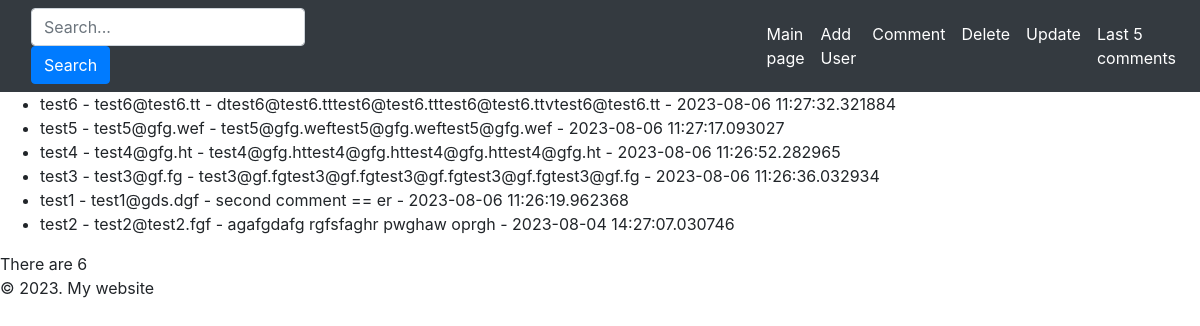
The page / on the database its author committed.
### app.py (models this page shows, shortened)
class UserComments(db.Model):
    id = db.Column(db.Integer, primary_key=True)
    username = db.Column(db.String(100), nullable=False)
    user_email = db.Column(db.String(100), nullable=False)
    password = db.Column(db.String(100), nullable=False)
    comment = db.Column(db.String(1000), nullable=False)
    date_posted = db.Column(db.DateTime, default=datetime.utcnow)

### app.py (the view)
@app.route('/')
def index():
    users = UserComments.query.order_by(UserComments.date_posted.desc()).all()
    count_comments = UserComments.query.count()
    return render_template('index.html', users=users, count_comments=count_comments)

### templates/index.html (shortened to what this page needs)
{% include 'navbar.html' %}
{% block content %}
{% include 'base.html' %}
{% endblock %}

### templates/base.html (shortened to what this page needs)
<!DOCTYPE html>
<html lang="en">
<head>
</head>
<body>
<ul>
    {% for user in users %}
        <li>{{ user.username }} - {{ user.user_email }} - {{ user.comment }} - {{ user.date_posted }}</li>
    {% endfor %}
</ul>
    <a>There are {{ count_comments }}</a><br>
    <footer>
        <p>© 2023. My website</p>
    </footer>
</body>
</html>

### rows shown on the page
UserComments: username "test6", user_email "test6@test6.tt", comment "dtest6@test6.tttest6@test6.tttest6@test6.ttvtest6@test6.tt", date_posted "2023-08-06 11:27:32.321884"
UserComments: username "test5", user_email "test5@gfg.wef", comment "test5@gfg.weftest5@gfg.weftest5@gfg.wef", date_posted "2023-08-06 11:27:17.093027"
UserComments: username "test4", user_email "test4@gfg.ht", comment "test4@gfg.httest4@gfg.httest4@gfg.httest4@gfg.ht", date_posted "2023-08-06 11:26:52.282965"
UserComments: username "test3", user_email "test3@gf.fg", comment "test3@gf.fgtest3@gf.fgtest3@gf.fgtest3@gf.fgtest3@gf.fg", date_posted "2023-08-06 11:26:36.032934"
UserComments: username "test1", user_email "test1@gds.dgf", comment "second comment == er", date_posted "2023-08-06 11:26:19.962368"
UserComments: username "test2", user_email "test2@test2.fgf", comment "agafgdafg rgfsfaghr pwghaw oprgh", date_posted "2023-08-04 14:27:07.030746"

### other values the page prints
{{ count_comments }} "6"
